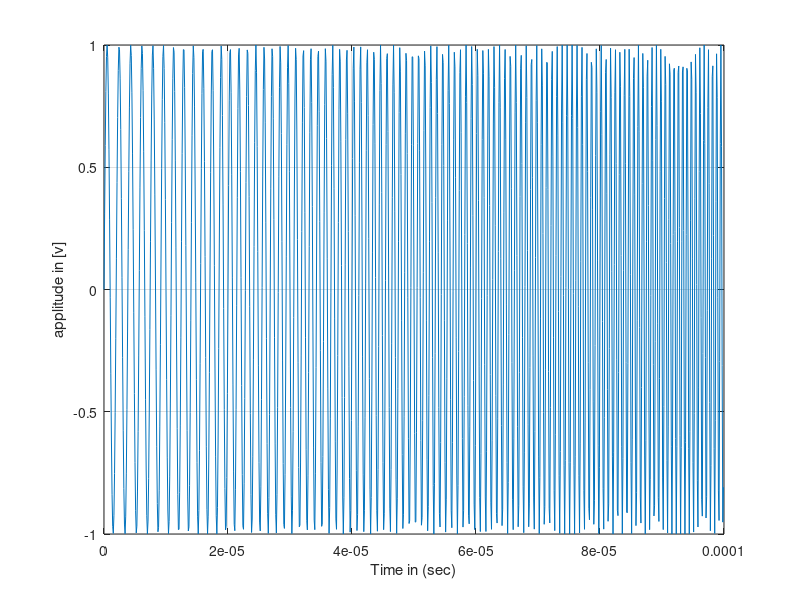
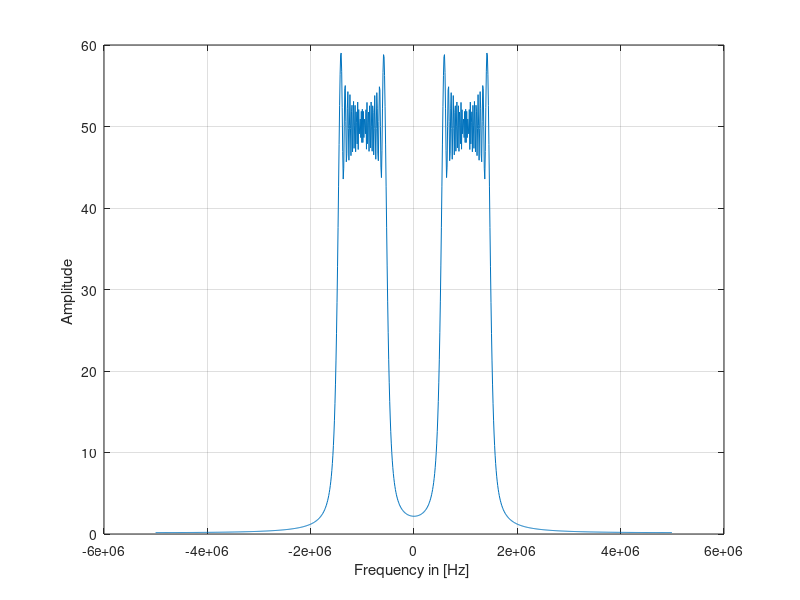

The MATLAB source for these figures, in order:
# this code is taken from https://www.youtube.com/watch?v=W1eWGm3hw08
clear all;
close all;
clc;

Fs = 10e6;
Tdur = 100e-6
Fstart = 500e3;
Fstop = 1500e3
tvec = 0:1/Fs:Tdur-1/Fs;
#This is a chirp signal
xreal = sin(2*pi*(Fstart*tvec + (Fstop-Fstart)/(2*Tdur)*tvec.^2));

figure
plot(tvec,xreal)
xlabel('Time in (sec)')
ylabel('applitude in [v]')
grid on

# let the length of the frequency domain signal be Nfft and is shoudl be equal
# to the length of the time domain signal
Nfft = length(xreal);
# we know that our frequnecy domain vector has the length of an N fftm we know it will
# go from -5Mhz to 5 Mhz , half of the sampling frequency
fvec = (-Nfft/2:Nfft/2-1)*Fs/Nfft;
#now lets get the frequency domain singal of the xreal and call it xreal_f_dom
# for this we use fft function, but octave implements fft so that the output will
#first have postive frequnecy components and then the negative frequency componenets
#but we want the negative first and postive later for that we use the fftshift()
#fucntion
xreal_f_dom = fft(xreal, Nfft);
xreal_f_dom = fftshift(xreal_f_dom);
figure
#because the output of the fft is complex we have to take avs()
plot(fvec,abs(xreal_f_dom));
xlabel('Frequency in [Hz] ');
ylabel('Amplitude ')
grid on
